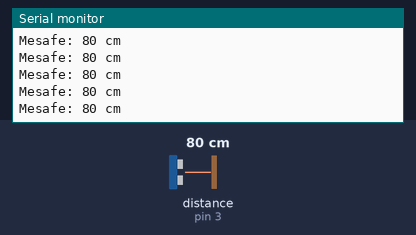
Bench run of a sketch on a simulated Arduino Uno, built with avr-gcc and run on an emulated ATmega328P. On the bench: the last lines printed to the serial monitor. Wiring (inferred from the names in the program): ultrasonic range finder: trigger pin 2; echo pin 3. The inputs (shaded band) are chosen by the test bench; at power-on: distance to the obstacle (sensor on pin 3) 80 cm. The echo pulse lasts 58.3 µs per cm.

Above: at 1.2 s.
1.3 s: distance to the obstacle (sensor on pin 3) set to 2 cm
At 1.38 s:
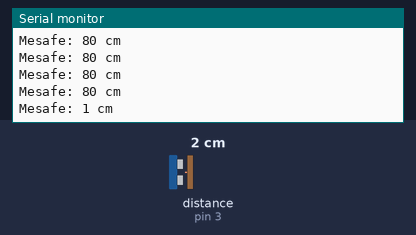
4.3 s: distance to the obstacle (sensor on pin 3) set to 250 cm
At 4.41 s:
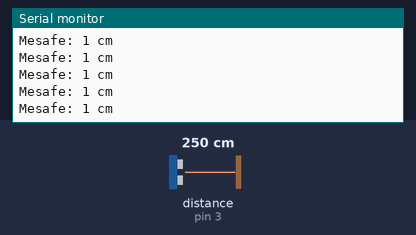
Timing chart, 0 to 7.3 s (numbered marks = the images above; inputs shaded):
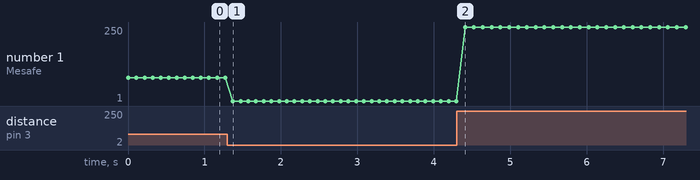

Measured:
- after the input at 1.3 s, the serial monitor: prints a new line after 0.07 s (image 1)
- plotted number 1: 80 → 1 after the input at 1.3 s, 1 → 250 after the input at 4.3 s

The sketch:

mesafe.ino
```cpp
const int trigPin = 2;  // Trig pinini bağladığınız dijital pin
const int echoPin = 3;  // Echo pinini bağladığınız dijital pin

void setup() {
  Serial.begin(9600);
  pinMode(trigPin, OUTPUT);
  pinMode(echoPin, INPUT);
}

void loop() {
  // Mesafe ölçümü
  digitalWrite(trigPin, LOW);
  delayMicroseconds(2);
  digitalWrite(trigPin, HIGH);
  delayMicroseconds(10);
  digitalWrite(trigPin, LOW);

  long duration = pulseIn(echoPin, HIGH);
  int distance = duration / 58;

  // Mesafeyi seri monitöre yazdırma
  Serial.print("Mesafe: ");
  Serial.print(distance);
  Serial.println(" cm");

  delay(100);  // 1 saniye bekleme
}
```
